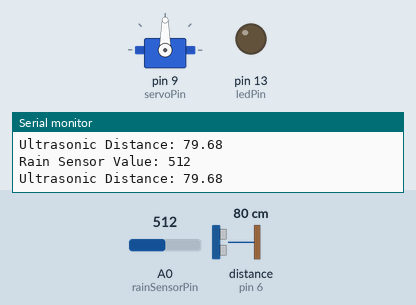
The sketch below on a simulated Arduino Uno, built with avr-gcc and run on an emulated ATmega328P. Parts: servo, output pins drawn as LEDs (lit = HIGH), the last lines printed to the serial monitor. Wiring (inferred from the names in the program): ultrasonic range finder: trigger pin 5; echo pin 6. The inputs (shaded band) are chosen by the test bench; at power-on: distance to the obstacle (sensor on pin 6) 80 cm, A0 (rainSensorPin) = 512. The echo pulse lasts 58.3 µs per cm; pins used as bus, display or sensor lines are not drawn.

Above: at 5.8 s.
5.9 s: distance to the obstacle (sensor on pin 6) set to 9 cm
11.9 s: distance to the obstacle (sensor on pin 6) set to 6 cm
At 15.5 s:
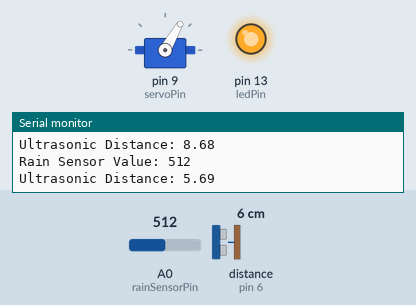
17.9 s: A0 (rainSensorPin) set to 490
At 20.6 s:
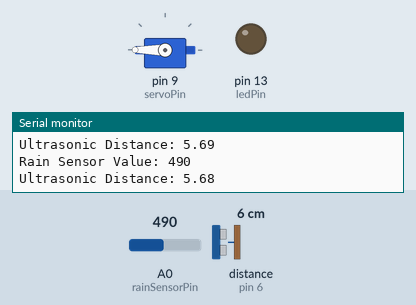
23.9 s: A0 (rainSensorPin) set to 510
At 25.7 s:
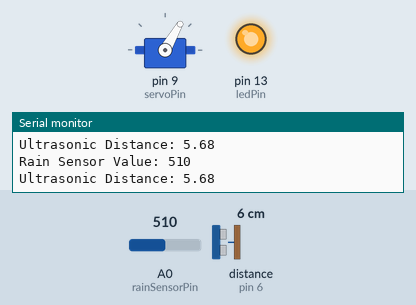
29.9 s: A0 (rainSensorPin) set to 306
At 30.8 s:
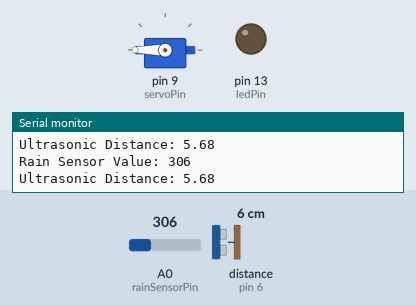
Timing chart, 0 to 32.9 s (numbered marks = the images above; inputs shaded):
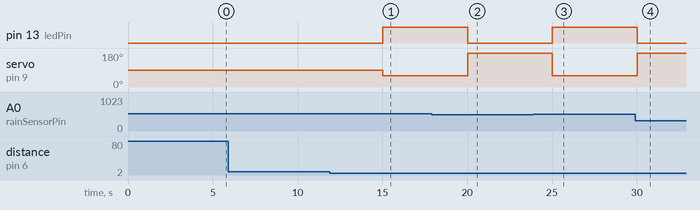

The sketch:

waste_segregator.ino
```cpp
#include <Servo.h>

const int rainSensorPin = A0;    // Rain sensor connected to analog pin A0
const int ledPin = 13;           // LED connected to digital pin 13
const int servoPin = 9;          // Servo motor connected to digital pin 9
const int trigPin = 5;           // Ultrasonic sensor trigger pin
const int echoPin = 6;           // Ultrasonic sensor echo pin

Servo myservo; // Create a servo object

void setup() {
  pinMode(ledPin, OUTPUT);
  pinMode(servoPin, OUTPUT);
  pinMode(trigPin, OUTPUT);
  pinMode(echoPin, INPUT);
  myservo.attach(servoPin); // Attach the servo to the specified pin
  Serial.begin(9600);
}

float getDistanceUltrasonic() {
  digitalWrite(trigPin, LOW);
  delayMicroseconds(2);
  digitalWrite(trigPin, HIGH);
  delayMicroseconds(10);
  digitalWrite(trigPin, LOW);
  float duration = pulseIn(echoPin, HIGH);
  float distance = duration * 0.0343 / 2;  // Calculate distance in centimeters
  return distance;
}

void loop() {
  int rainValue = analogRead(rainSensorPin); // Read analog value from rain sensor
  float ultrasonicDistance = getDistanceUltrasonic();  // Get distance from ultrasonic sensor

  Serial.print("Rain Sensor Value: ");
  Serial.println(rainValue);
  Serial.print("Ultrasonic Distance: ");
  Serial.println(ultrasonicDistance);

  int rainThreshold = 500; // Adjust this threshold based on your rain sensor readings

  if (ultrasonicDistance < 7 && ultrasonicDistance >2) {
    if (rainValue > rainThreshold && (ultrasonicDistance<7 || ultrasonicDistance>2)) {
      digitalWrite(ledPin, HIGH);
      myservo.write(60); // Move servo to 70 degrees for wet condition
      delay(5000); // Wait for 5 seconds
    } if(rainValue < rainThreshold){
      digitalWrite(ledPin, LOW); // Turn off LED for dry condition
      myservo.write(180); // Move servo to 120 degrees for dry condition
      delay(5000); // Wait for 5 seconds

  }}
  else {
    digitalWrite(ledPin, LOW); // Turn off LED if no rain detected
    myservo.write(90); // Move servo to 90 degrees for normal condition
    delay(5000);
  }
}
```

Measured:
- the behaviour switches between 8 and 7 cm on distance to the obstacle (sensor on pin 6) (found by bisection; images 0 and 1)
- the behaviour switches between 500 and 499 on A0 (rainSensorPin) (found by bisection; images 1 and 2)
- after the input at 11.9 s, pin 13 (ledPin): LOW → HIGH after 3.1 s; servo on pin 9 (servoPin): 90° → 60° after 3.1 s
- after the input at 17.9 s, pin 13 (ledPin): HIGH → LOW after 2.1 s; servo on pin 9 (servoPin): 60° → 180° after 2.1 s
- after the input at 23.9 s, pin 13 (ledPin): LOW → HIGH after 1.1 s; servo on pin 9 (servoPin): 180° → 60° after 1.1 s
- after the input at 29.9 s, pin 13 (ledPin): HIGH → LOW after 0.12 s; servo on pin 9 (servoPin): 60° → 180° after 0.12 s
